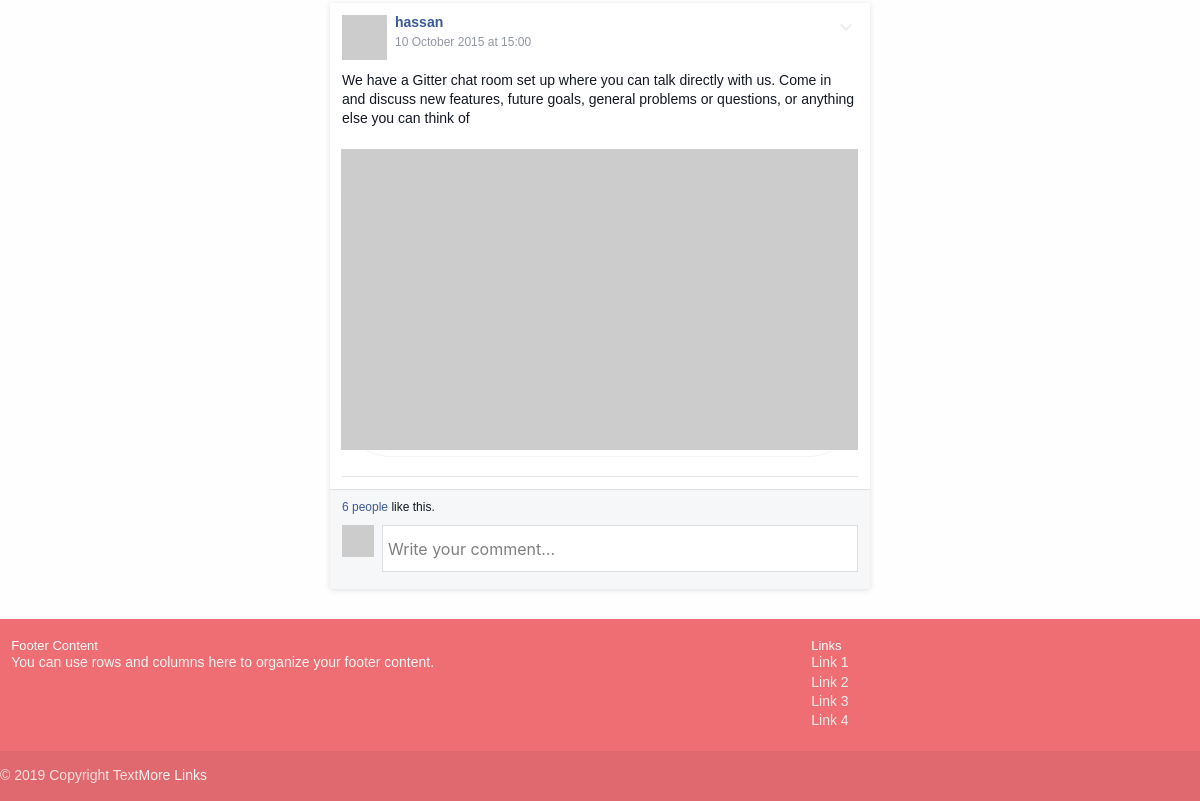
The app's page /pages/ (lower part), older data.
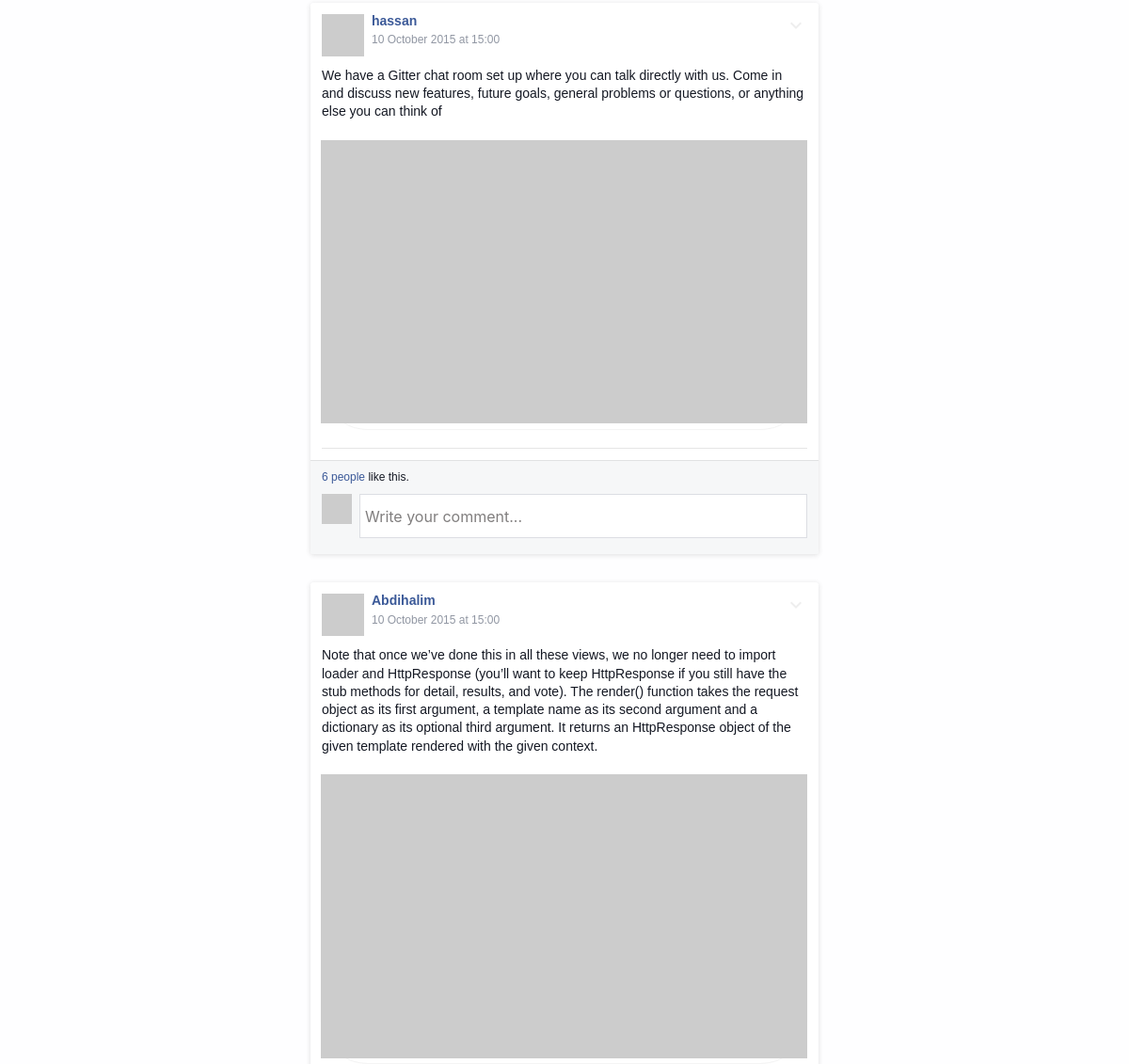
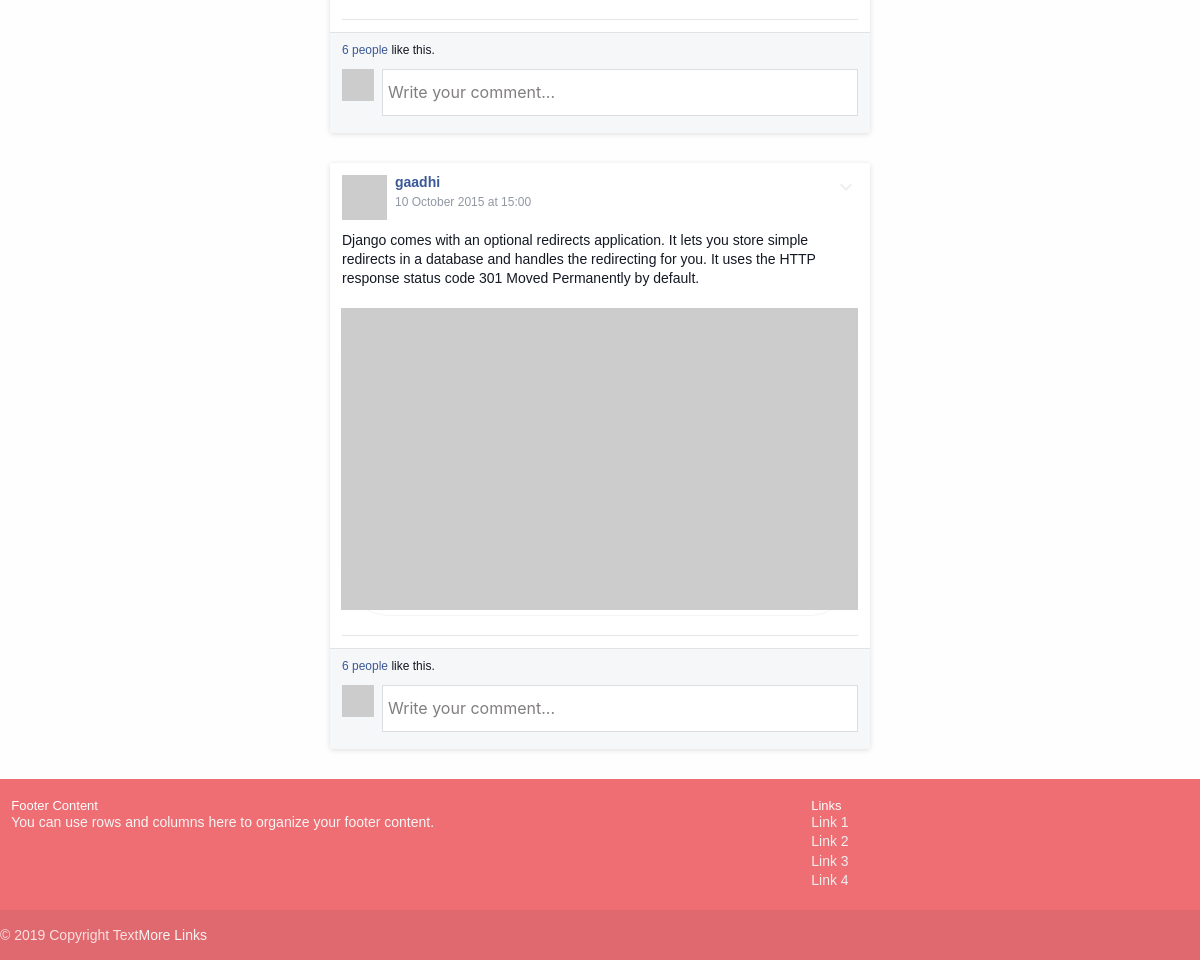
The same page, newer data (2 pictures, top to bottom).
### pages/models.py (models this page shows)
class Post(models.Model):
    title = models.CharField(max_length=200)
    content = models.TextField()
    date_posted = models.DateTimeField(default=timezone.now)
    author = models.ForeignKey(User, on_delete=models.CASCADE)

### pages/views.py (the view)
# urls.py: path('', views.home, name="home-page"),
def home(request):
    context = {
        'posts': Post.objects.all()  # will loop using the key
    }
    return render(request, 'pages/home.html', context)

### pages/templates/pages/home.html
{% extends 'pages/base.html' %} {% block content %} {% for post in posts%}
<div class="facebook-box">
  <div class="content">
    <div class="right-icon">
      <i class="material-icons">keyboard_arrow_down</i>
    </div>
    <div class="row header">
      <div class="avatar">
        <img src="http://placehold.it/40x40" alt="" />
      </div>
      <div class="name">
        <h5>
          <a href="http://khoipro.com" target="_blank">{{ post.author }}</a>
        </h5>
        <span class="sub">10 October 2015 at 15:00</span>
      </div>
    </div>
    <div class="row text">
    {{post.content}}
    </div>
    <div class="row thumbnail">
      <img src="http://placehold.it/600x350" alt="" />
    </div>
    <hr />
  </div>
  <div class="footer">
    <a href="#">6 people</a> like this.
    <div class="row">
      <div class="small-avatar">
        <img src="http://placehold.it/32x32" alt="" />
      </div>
      <div class="write-comment">
        <input type="text" placeholder="Write your comment..." />
      </div>
    </div>
  </div>
</div>
{%endfor %} {% endblock content %}

### pages/templates/pages/base.html (shortened to what this page needs)
{% load static %}
<!DOCTYPE html>
<html lang="en">
  <head>
    <link
      rel="stylesheet"
      href="https://cdnjs.cloudflare.com/ajax/libs/materialize/1.0.0/css/materialize.min.css"
    />
    <link rel="stylesheet" href="{% static 'pages/css/main.css' %}" />
  </head>
  <body>
    <div class="uk-container uk-container-small">
      {% block content %} {% endblock content %}
    </div>
    <footer class="page-footer">
      <div class="uk-container uk-container-small">
        <div class="row">
          <div class="col l6 s12">
            <h5 class="white-text">Footer Content</h5>
            <p class="grey-text text-lighten-4">
              You can use rows and columns here to organize your footer content.
            </p>
          </div>
          <div class="col l4 offset-l2 s12">
            <h5 class="white-text">Links</h5>
            <ul>
              <li><a class="grey-text text-lighten-3" href="#!">Link 1</a></li>
              <li><a class="grey-text text-lighten-3" href="#!">Link 2</a></li>
              <li><a class="grey-text text-lighten-3" href="#!">Link 3</a></li>
              <li><a class="grey-text text-lighten-3" href="#!">Link 4</a></li>
            </ul>
          </div>
        </div>
      </div>
      <div class="footer-copyright">
        <div class="uk-container uk-container-small">
          © 2019 Copyright Text
          <a class="grey-text text-lighten-4 right" href="#!">More Links</a>
        </div>
      </div>
    </footer>
  </body>
</html>

### pages/static/pages/css/main.css (style rules this page uses)
* { padding: 0; margin: 0; }
body { font-family: Georgia, 'Times New Roman', Times, serif; line-height: 1.3em; }
body { background: #fefeff; font-family: helvetica, arial, sans-serif; color: #141823; font-size: 14px; line-height: 1.38; }
h1, h2, h3, h4, h5, h6 { font-size: 13px; color: #141823; margin: 0; padding: 0; }
a { color: #3b5998; cursor: pointer; text-decoration: none; }
hr { line-height: 1px; height: 1px; color: rgba(0, 0, 0, 0.1); background: rgba(0, 0, 0, 0.1); border: 0; }
img { width: 100%; }
.facebook-box { width: 45%; margin: 30px auto; background: #fff; box-shadow: 0 1px 5px 0 rgba(66, 65, 65, 0.17); border-color: #e5e6e9 #dfe0e4 #d0d1d5; border-radius: 3px; }
.facebook-box .right-icon { float: right; width: 24px; height: 24px; color: #eee; cursor: pointer; }
.facebook-box .content { padding: 12px; }
.facebook-box .row.header { max-height: 45px; margin-bottom: 11px; }
.facebook-box .header .avatar { float: left; width: 45px; height: 45px; margin-right: 8px; }
.facebook-box .header .name { width: calc(100% - 40px - 8px); }
.facebook-box .header .name h5 { margin-bottom: 2px; font-weight: 700; font-size: 14px; }
.facebook-box .header .name span { color: #9197a3; font-size: 12px; }
.facebook-box .thumbnail { margin-top: 10px; margin-left: -1px; box-shadow: 0 1px 1px rgba(0, 0, 0, 0.05); border-radius: 50px; }
.facebook-box .footer { border-top: 1px solid #e1e2e3; margin: 0; padding: 9px 12px 7px 12px; font-size: 12px; background-color: #f6f7f8; border-radius: 0 0 3px 3px; color: #141823; overflow: hidden; }
.facebook-box .footer .row { margin-top: 10px; margin-bottom: 2px; overflow: hidden; }
.facebook-box .footer .small-avatar { width: 32px; height: 32px; float: left; margin-right: 8px; }
.facebook-box .footer .write-comment input[type='text'] { background: #fff; border: 1px solid #dcdee3; padding: 0 7px 0px 5px; min-height: 16px; width: calc(100% - 32px - 22px); float: left; }

### pages/static/pages/css/login.css (style rules this page uses)
::placeholder { color: rgb(128, 126, 126); }

Row changes from the older to the newer data that the page shows:
added Post: author "Abdihalim", content "Note that once we’ve done this in all these views, we no longer need to import loader and HttpResponse (you’ll want to keep HttpResponse if you still have the stub methods for detail, results, and vote). The render() function takes the request object as its first argument, a template name as its second argument and a dictionary as its optional third argument. It returns an HttpResponse object of the given template rendered with the given context."
added Post: author "gaadhi", content "Django comes with an optional redirects application. It lets you store simple redirects in a database and handles the redirecting for you. It uses the HTTP response status code 301 Moved Permanently by default."
